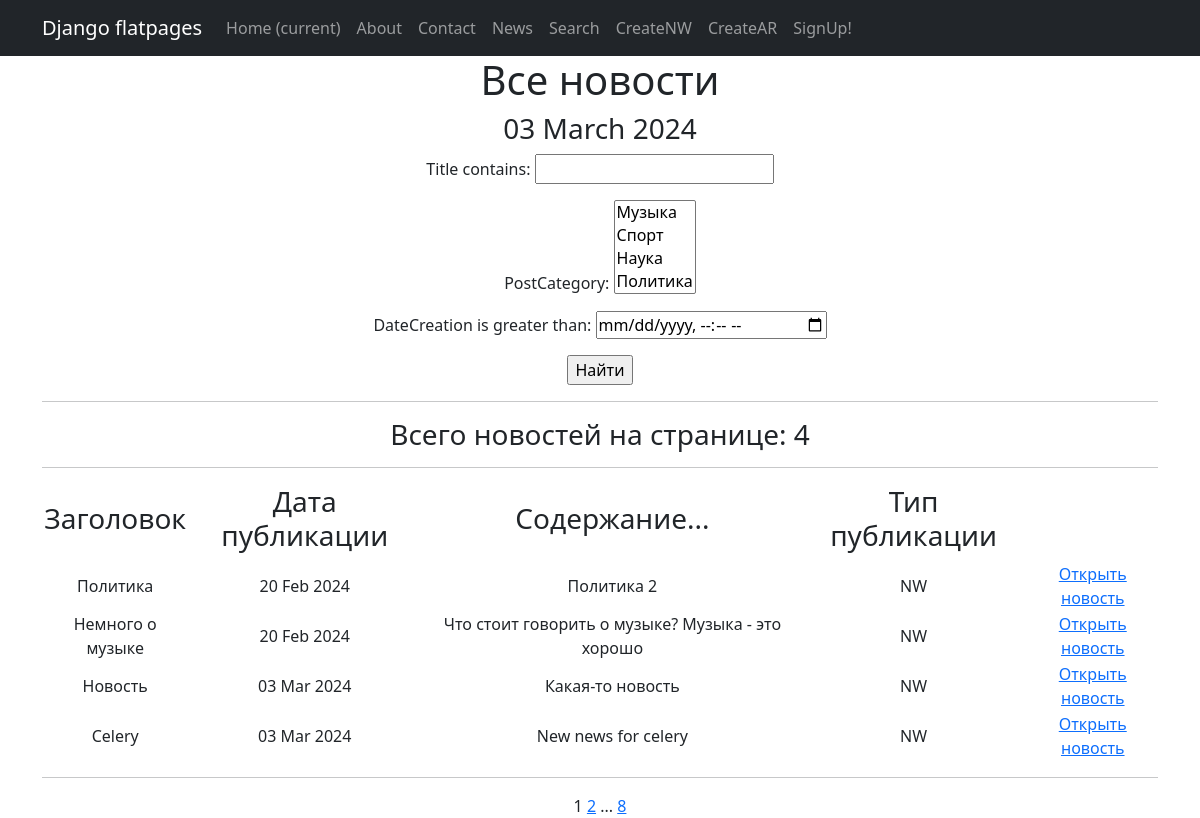
Page /news/ on the committed database.
### news/models.py (models this page shows, shortened)
class Post(models.Model):
    objects = None
    author = models.ForeignKey(Author, on_delete=models.CASCADE)
    categoryType = models.CharField(max_length=2, choices=CATEGORY_CHOICES, default=NEWS) #Выбор статьи или новости
    dateCreation = models.DateTimeField(auto_now_add=True) #Дата и время создания
    postCategory = models.ManyToManyField(Category, through='PostCategory') #Доп связь с категориями
    title = models.CharField(max_length=128) #Заголовок
    text = models.TextField() #текст
    rating = models.SmallIntegerField(default=0) #Рейтинг

### news/views.py (the view)
# urls.py: path('', NewsList.as_view(), name='news_list'),
class NewsList(ListView):
    model = Post
    ordering = '-dateCreation'
    template_name = 'flatpages/news.html'
    context_object_name = 'news'
    paginate_by = 4  # количество записей на странице
    def get_queryset(self):
        queryset = super().get_queryset()
        self.filterset = PostFilter(self.request.GET, queryset)
        return self.filterset.qs
    def get_context_data(self, **kwargs):
        context = super().get_context_data(**kwargs)
        context['filterset'] = self.filterset
        return context

### news/models.py (called while the page is built)
    def __str__(self):
        return f'{self.name}'

### news/templatetags/castom_filters.py (called while the page is built)
@register.filter()
def censor(value):
    bad_words = ('редиска', 'редиски', 'редисками', 'бяка', 'бяки', 'бука', 'буки', 'буки!', 'буками')
    if not isinstance(value, str):
        raise TypeError(f"unresolved type '{type(value)}' expected  type 'str'")
    specialsimbols=('!', ',', '.', ':', ';')
    for word in value.split():
        if word[len(word)-1] in specialsimbols:
            word = word[:len(word)-1]
        if word.lower() in bad_words:
            value = value.replace(word, f"{word[0]}{'*' * (len(word) - 1)}")
    return value

### news/templatetags/castom_tags.py (called while the page is built)
@register.simple_tag()
def current_time(format_string='%b %d %Y'):
   return datetime.utcnow().strftime(format_string)

@register.simple_tag(takes_context=True)
def url_replace(context, **kwargs):
   d = context['request'].GET.copy() #нам позволяет скопировать все параметры текущего запроса.
   for k, v in kwargs.items():
       d[k] = v
   return d.urlencode()

### templates/flatpages/news.html (shortened to what this page needs)
{% extends 'flatpages/default.html' %}
{% load castom_filters %}
{% load castom_tags %}
{% block content %}
<h1>Все новости</h1>
<h3>{% current_time '%d %B %Y' %}</h3>
<form action="" method="get">
    {{ filterset.form.as_p }}
    <input type="submit" value="Найти" />
</form>
<hr>
    {% if news %}
    <h3> Всего новостей на странице: {{ news|length }}</h3>
        <hr>
        <table>
            <tr>
                <td> <h3>Заголовок</h3> </td>
                <td> <h3>Дата публикации</h3> </td>
                <td> <h3>Содержание...</h3> </td>
                <td> <h3>Тип публикации</h3> </td>
            </tr>
            {% for new in news reversed %}
            <tr>
                <td>{{ new.title|censor }}</td>
                <td>{{ new.dateCreation|date:'d M Y' }}</td>
                <td>{{ new.text|censor|truncatechars:50 }}</td>
                <td>{{ new.categoryType }}</td>
                <td></td>
                <td>
                </td>
                <td><a href="{{new.pk}}"> Открыть новость </a></td>
            </tr>
            {% endfor %}
        </table>
    {% else %}
        <h2>Новостей нет!</h2>
    {% endif %}
    <hr>
    {{ page_obj.number }}
    {% if page_obj.has_next %}
        <a href="?{% url_replace page=page_obj.next_page_number %}">{{ page_obj.next_page_number }}</a>
        {% if paginator.num_pages != page_obj.next_page_number %}
            ...
            <a href="?{% url_replace page=page_obj.paginator.num_pages %}">{{ page_obj.paginator.num_pages }}</a>
        {% endif %}
    {% endif %}
{% endblock content %}

### templates/flatpages/default.html (shortened to what this page needs)
<!DOCTYPE html>
<html lang="en">
    <head>
        {% load static %}
        <link href="{% static 'css/styles.css' %}" rel="stylesheet" />
    </head>
    <body>
        <nav class="navbar navbar-expand-lg navbar-dark bg-dark static-top">
            <div class="container">
                   <a class="navbar-brand" href="#">Django flatpages</a>
                   <div class="collapse navbar-collapse" id="navbarResponsive">
                       <ul class="navbar-nav ml-auto">
                           <li class="nav-item active">
                               <a class="nav-link" href="#">Home
                                   <span class="sr-only">(current)</span>
                               </a>
                           </li>
                           <li class="nav-item">
                               <a class="nav-link" href="/about/">About</a>
                           </li>
                           <li class="nav-item">
                               <a class="nav-link" href="/contacts/">Contact</a>
                           </li>
                           <li class="nav-item">
                               <a class="nav-link" href="/news/">News</a>
                           </li>
                           <li class="nav-item">
                               <a class="nav-link" href="/news/search/">Search</a>
                           </li>
                           <li class="nav-item">
                               <a class="nav-link" href="/news/create/">CreateNW</a>
                           </li>
                           <li class="nav-item">
                               <a class="nav-link" href="/news/article/create/">CreateAR</a>
                           </li>
                           <li class="nav-item">
                               <a class="nav-link" href="/accounts/signup/">SignUp!</a>
                           </li>
                       </ul>
                   </div>
            </div>
        </nav>
        <div class="container">
            <div class="row">
                <div class="col-lg-12 text-center">
                    {% block content %}{% endblock content %}
                </div>
            </div>
        </div>
    </body>
</html>

### rows in the picture
Post: title|censor "Политика", dateCreation "20 Feb 2024", text|censor "Политика 2", categoryType "NW"
Post: title|censor "Немного о музыке", dateCreation "20 Feb 2024", text|censor "Что стоит говорить о музыке? Музыка - это хорошо", categoryType "NW"
Post: title|censor "Новость", dateCreation "03 Mar 2024", text|censor "Какая-то новость", categoryType "NW"
Post: title|censor "Celery", dateCreation "03 Mar 2024", text|censor "New news for celery", categoryType "NW"

### other values in the picture
{{ news|length }} "4"
{{ page_obj.number }} "1"
{{ page_obj.next_page_number }} "2"
{{ page_obj.paginator.num_pages }} "8"
